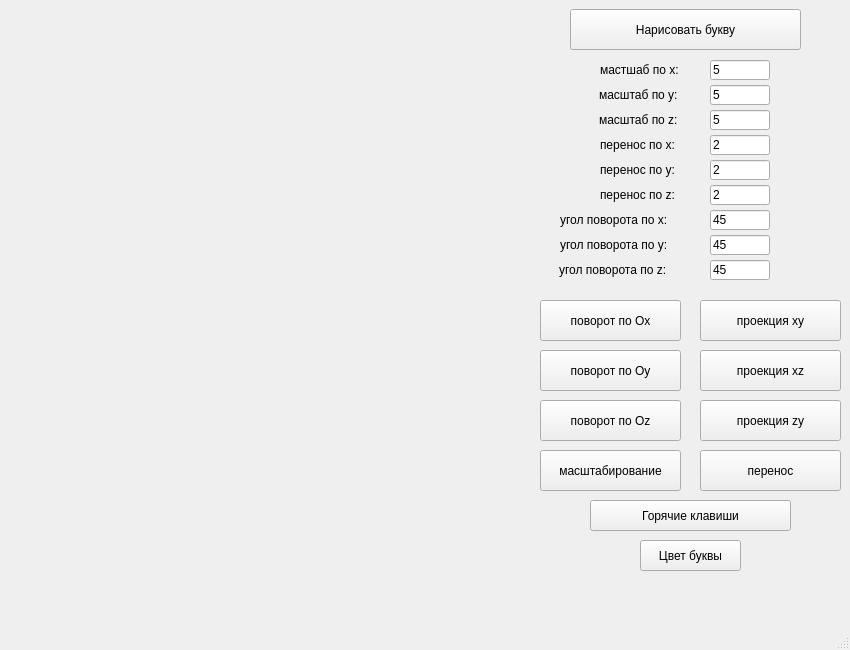
<?xml version="1.0" encoding="UTF-8"?>
<ui version="4.0">
 <class>MainWindow</class>
 <widget class="QMainWindow" name="MainWindow">
  <property name="geometry">
   <rect>
    <x>0</x>
    <y>0</y>
    <width>850</width>
    <height>650</height>
   </rect>
  </property>
  <property name="minimumSize">
   <size>
    <width>850</width>
    <height>650</height>
   </size>
  </property>
  <property name="maximumSize">
   <size>
    <width>850</width>
    <height>650</height>
   </size>
  </property>
  <property name="windowTitle">
   <string>MainWindow</string>
  </property>
  <widget class="QWidget" name="centralwidget">
   <widget class="letter" name="widget" native="true">
    <property name="geometry">
     <rect>
      <x>20</x>
      <y>10</y>
      <width>501</width>
      <height>611</height>
     </rect>
    </property>
    <property name="minimumSize">
     <size>
      <width>501</width>
      <height>511</height>
     </size>
    </property>
    <property name="maximumSize">
     <size>
      <width>850</width>
      <height>700</height>
     </size>
    </property>
   </widget>
   <widget class="QPushButton" name="pushButton">
    <property name="geometry">
     <rect>
      <x>700</x>
      <y>300</y>
      <width>141</width>
      <height>41</height>
     </rect>
    </property>
    <property name="text">
     <string>проекция xy</string>
    </property>
   </widget>
   <widget class="QPushButton" name="pushButton_3">
    <property name="geometry">
     <rect>
      <x>700</x>
      <y>400</y>
      <width>141</width>
      <height>41</height>
     </rect>
    </property>
    <property name="text">
     <string>проекция zy</string>
    </property>
   </widget>
   <widget class="QPushButton" name="pushButton_4">
    <property name="geometry">
     <rect>
      <x>540</x>
      <y>450</y>
      <width>141</width>
      <height>41</height>
     </rect>
    </property>
    <property name="text">
     <string>масштабирование</string>
    </property>
   </widget>
   <widget class="QPushButton" name="pushButton_5">
    <property name="geometry">
     <rect>
      <x>700</x>
      <y>450</y>
      <width>141</width>
      <height>41</height>
     </rect>
    </property>
    <property name="text">
     <string>перенос</string>
    </property>
   </widget>
   <widget class="QPushButton" name="pushButton_6">
    <property name="geometry">
     <rect>
      <x>540</x>
      <y>300</y>
      <width>141</width>
      <height>41</height>
     </rect>
    </property>
    <property name="text">
     <string>поворот по Ox</string>
    </property>
   </widget>
   <widget class="QPushButton" name="pushButton_7">
    <property name="geometry">
     <rect>
      <x>540</x>
      <y>350</y>
      <width>141</width>
      <height>41</height>
     </rect>
    </property>
    <property name="text">
     <string>поворот по Oy</string>
    </property>
   </widget>
   <widget class="QPushButton" name="pushButton_8">
    <property name="geometry">
     <rect>
      <x>540</x>
      <y>400</y>
      <width>141</width>
      <height>41</height>
     </rect>
    </property>
    <property name="text">
     <string>поворот по Oz</string>
    </property>
   </widget>
   <widget class="QPushButton" name="pushButton_9">
    <property name="geometry">
     <rect>
      <x>570</x>
      <y>9</y>
      <width>231</width>
      <height>41</height>
     </rect>
    </property>
    <property name="text">
     <string>Нарисовать букву</string>
    </property>
   </widget>
   <widget class="QLabel" name="label">
    <property name="geometry">
     <rect>
      <x>600</x>
      <y>60</y>
      <width>111</width>
      <height>20</height>
     </rect>
    </property>
    <property name="text">
     <string>мастшаб по x:</string>
    </property>
   </widget>
   <widget class="QLineEdit" name="lineEdit">
    <property name="geometry">
     <rect>
      <x>710</x>
      <y>60</y>
      <width>60</width>
      <height>20</height>
     </rect>
    </property>
    <property name="text">
     <string>5</string>
    </property>
   </widget>
   <widget class="QLabel" name="label_2">
    <property name="geometry">
     <rect>
      <x>599</x>
      <y>85</y>
      <width>111</width>
      <height>20</height>
     </rect>
    </property>
    <property name="text">
     <string>масштаб по y:</string>
    </property>
   </widget>
   <widget class="QLabel" name="label_3">
    <property name="geometry">
     <rect>
      <x>599</x>
      <y>110</y>
      <width>111</width>
      <height>20</height>
     </rect>
    </property>
    <property name="text">
     <string>масштаб по z:</string>
    </property>
   </widget>
   <widget class="QLabel" name="label_4">
    <property name="geometry">
     <rect>
      <x>600</x>
      <y>135</y>
      <width>101</width>
      <height>20</height>
     </rect>
    </property>
    <property name="text">
     <string>перенос по x:</string>
    </property>
   </widget>
   <widget class="QLabel" name="label_5">
    <property name="geometry">
     <rect>
      <x>600</x>
      <y>160</y>
      <width>111</width>
      <height>20</height>
     </rect>
    </property>
    <property name="text">
     <string>перенос по y:</string>
    </property>
   </widget>
   <widget class="QLabel" name="label_6">
    <property name="geometry">
     <rect>
      <x>600</x>
      <y>185</y>
      <width>111</width>
      <height>20</height>
     </rect>
    </property>
    <property name="text">
     <string>перенос по z:</string>
    </property>
   </widget>
   <widget class="QLabel" name="label_7">
    <property name="geometry">
     <rect>
      <x>560</x>
      <y>210</y>
      <width>151</width>
      <height>20</height>
     </rect>
    </property>
    <property name="text">
     <string>угол поворота по x:</string>
    </property>
   </widget>
   <widget class="QLabel" name="label_8">
    <property name="geometry">
     <rect>
      <x>560</x>
      <y>235</y>
      <width>151</width>
      <height>20</height>
     </rect>
    </property>
    <property name="text">
     <string>угол поворота по y: </string>
    </property>
   </widget>
   <widget class="QLabel" name="label_9">
    <property name="geometry">
     <rect>
      <x>559</x>
      <y>260</y>
      <width>151</width>
      <height>20</height>
     </rect>
    </property>
    <property name="text">
     <string>угол поворота по z:</string>
    </property>
   </widget>
   <widget class="QLineEdit" name="lineEdit_2">
    <property name="geometry">
     <rect>
      <x>710</x>
      <y>85</y>
      <width>60</width>
      <height>20</height>
     </rect>
    </property>
    <property name="text">
     <string>5</string>
    </property>
   </widget>
   <widget class="QLineEdit" name="lineEdit_3">
    <property name="geometry">
     <rect>
      <x>710</x>
      <y>110</y>
      <width>60</width>
      <height>20</height>
     </rect>
    </property>
    <property name="text">
     <string>5</string>
    </property>
   </widget>
   <widget class="QLineEdit" name="lineEdit_4">
    <property name="geometry">
     <rect>
      <x>710</x>
      <y>135</y>
      <width>60</width>
      <height>20</height>
     </rect>
    </property>
    <property name="text">
     <string>2</string>
    </property>
   </widget>
   <widget class="QLineEdit" name="lineEdit_5">
    <property name="geometry">
     <rect>
      <x>710</x>
      <y>160</y>
      <width>60</width>
      <height>20</height>
     </rect>
    </property>
    <property name="text">
     <string>2</string>
    </property>
   </widget>
   <widget class="QLineEdit" name="lineEdit_6">
    <property name="geometry">
     <rect>
      <x>710</x>
      <y>185</y>
      <width>60</width>
      <height>20</height>
     </rect>
    </property>
    <property name="text">
     <string>2</string>
    </property>
   </widget>
   <widget class="QLineEdit" name="lineEdit_7">
    <property name="geometry">
     <rect>
      <x>710</x>
      <y>210</y>
      <width>60</width>
      <height>20</height>
     </rect>
    </property>
    <property name="text">
     <string>45</string>
    </property>
   </widget>
   <widget class="QLineEdit" name="lineEdit_8">
    <property name="geometry">
     <rect>
      <x>710</x>
      <y>235</y>
      <width>60</width>
      <height>20</height>
     </rect>
    </property>
    <property name="text">
     <string>45</string>
    </property>
   </widget>
   <widget class="QLineEdit" name="lineEdit_9">
    <property name="geometry">
     <rect>
      <x>710</x>
      <y>260</y>
      <width>60</width>
      <height>20</height>
     </rect>
    </property>
    <property name="text">
     <string>45</string>
    </property>
   </widget>
   <widget class="QPushButton" name="pushButton_10">
    <property name="geometry">
     <rect>
      <x>640</x>
      <y>540</y>
      <width>101</width>
      <height>31</height>
     </rect>
    </property>
    <property name="text">
     <string>Цвет буквы</string>
    </property>
   </widget>
   <widget class="QPushButton" name="pushButton_11">
    <property name="geometry">
     <rect>
      <x>590</x>
      <y>500</y>
      <width>201</width>
      <height>31</height>
     </rect>
    </property>
    <property name="text">
     <string>Горячие клавиши</string>
    </property>
   </widget>
   <widget class="QPushButton" name="pushButton_2">
    <property name="geometry">
     <rect>
      <x>700</x>
      <y>350</y>
      <width>141</width>
      <height>41</height>
     </rect>
    </property>
    <property name="text">
     <string>проекция xz</string>
    </property>
   </widget>
  </widget>
  <widget class="QMenuBar" name="menubar">
   <property name="geometry">
    <rect>
     <x>0</x>
     <y>0</y>
     <width>850</width>
     <height>21</height>
    </rect>
   </property>
  </widget>
  <widget class="QStatusBar" name="statusbar"/>
 </widget>
 <customwidgets>
  <customwidget>
   <class>letter</class>
   <extends>QWidget</extends>
   <header>letter.h</header>
   <container>1</container>
  </customwidget>
 </customwidgets>
 <resources/>
 <connections/>
</ui>
